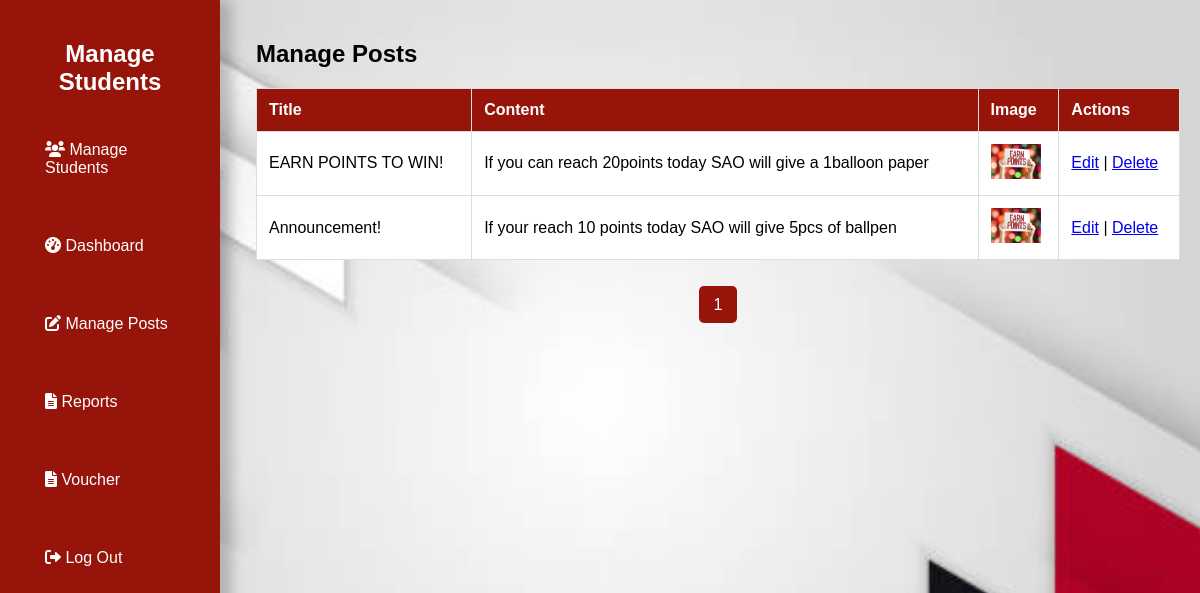
Page /manage_posts.php (signed in) on the committed database.
### tables this page shows
CREATE TABLE `posts` (
  `id` int(11) NOT NULL,
  `title` varchar(255) NOT NULL,
  `content` text NOT NULL,
  `image` varchar(255) DEFAULT NULL,
  `created_at` timestamp NOT NULL DEFAULT current_timestamp()
);

### manage_posts.php (the view, shortened to what this page needs)
<?php
$conn = new mysqli('localhost', 'root', '', 'student_rewards');
$posts_per_page = 10;
$page_posts = isset($_GET['page_posts']) ? intval($_GET['page_posts']) : 1;
$offset_posts = ($page_posts - 1) * $posts_per_page;
$posts_sql = "SELECT id, title, content, image FROM posts LIMIT ? OFFSET ?";
$stmt_posts = $conn->prepare($posts_sql);
$stmt_posts->bind_param("ii", $posts_per_page, $offset_posts);
$stmt_posts->execute();
$posts_result = $stmt_posts->get_result();
?>
<!DOCTYPE html>
<html lang="en">
<head>
    <link rel="stylesheet" href="adminstyle.css">
    <link rel="stylesheet" href="https://cdnjs.cloudflare.com/ajax/libs/font-awesome/6.0.0-beta3/css/all.min.css">
</head>
<body>
    <div class="sidebar">
    <h2>Manage Students</h2>
    <ul>
        <li><a href="admin.php"><i class="fas fa-users"></i> Manage Students</a></li>
        <li><a href="admindash.php"><i class="fas fa-tachometer-alt"></i> Dashboard</a></li>
        <li><a href="manage_posts.php"><i class="fas fa-edit"></i> Manage Posts</a></li>
        <li><a href="reports.php"><i class="fas fa-file-alt"></i> Reports</a></li>
        <li><a href="admin_voucher.php"><i class="fas fa-file-alt"></i> Voucher</a></li>
        <li><a href="logout.php"><i class="fas fa-sign-out-alt"></i> Log Out</a></li>
    </ul>
</div>
    <div class="main-content">
        <h2>Manage Posts</h2>
        <table class="post-table">
            <thead>
                <tr>
                    <th>Title</th>
                    <th>Content</th>
                    <th>Image</th>
                    <th>Actions</th>
                </tr>
            </thead>
            <tbody>
                <?php while ($post = $posts_result->fetch_assoc()): ?>
                    <tr>
                        <td><?php echo htmlspecialchars($post['title']); ?></td>
                        <td><?php echo htmlspecialchars($post['content']); ?></td>
                        <td>
                            <?php if (!empty($post['image'])): ?>
                                <img src="<?php echo htmlspecialchars($post['image']); ?>" alt="Post Image" width="50">
                            <?php endif; ?>
                        </td>
                        <td>
                            <a href="edit_post.php?id=<?php echo $post['id']; ?>">Edit</a> |
                            <a href="manage_posts.php?delete_post=<?php echo $post['id']; ?>" onclick="return confirm('Are you sure you want to delete this post?');">Delete</a>
                        </td>
                    </tr>
                <?php endwhile; ?>
            </tbody>
        </table>
        <div class="pagination">
            <ul>
                <?php
                    $total_posts = $conn->query("SELECT COUNT(*) AS total FROM posts")->fetch_assoc()['total'];
                    $total_posts_pages = ceil($total_posts / $posts_per_page);
                    for ($i = 1; $i <= $total_posts_pages; $i++) {
                ?>
                    <li><a href="?page_posts=<?php echo $i; ?>"><?php echo $i; ?></a></li>
                <?php } ?>
            </ul>
        </div>
    </div>
</body>
</html>

### adminstyle.css (style rules this page uses)
body { font-family: Arial, sans-serif; margin: 0; padding-left: 3%; background: url("rwbg.jpg") no-repeat center center fixed; background-size: cover; color: rgb(0, 0, 0); }
.sidebar { width: 200px; height: 100%; background-color: #96140a; padding: 20px; position: fixed; top: 0; left: 0; transition: all 0.3s ease; box-shadow: 12px 0 12px rgba(0, 0, 0, 0.2); }
.sidebar h2 { color: white; text-align: center; }
.sidebar ul { list-style: none; padding: 0; }
.sidebar li { margin-bottom: 10px; }
.sidebar a { text-decoration: none; color: white; padding: 25px; display: block; transition: background 0.3s; }
.main-content { margin-left: 220px; padding: 20px; transition: margin-left 0.3s ease; }
table { width: 100%; border-collapse: collapse; background-color: white; }
th, td { border: 1px solid #ddd; padding: 12px; text-align: left; }
th { background-color: #96140a; color: white; }
.pagination { text-align: center; margin: 20px 0; }
.pagination a { padding: 8px 16px; background-color: #96140a; color: white; text-decoration: none; border-radius: 4px; margin: 0 5px; }
.pagination { display: flex; justify-content: center; margin-top: 20px; }
.pagination ul { list-style-type: none; padding: 0; display: flex; gap: 10px; }
.pagination li { display: inline; }
.pagination a { text-decoration: none; padding: 10px 15px; background-color: #96140a; color: white; border-radius: 5px; transition: background-color 0.3s; }
@media (max-width: 1200px) { .sidebar { width: 180px; } }
@media (max-width: 1200px) { .main-content { margin-left: 200px; } }
@media (max-width: 1200px) { .sidebar a { font-size: 16px; } }

### rows in the picture
posts: title "EARN POINTS TO WIN!", content "If you can reach 20points today SAO will give a 1balloon paper", image (picture)
posts: title "Announcement!", content "If your reach 10 points today SAO will give 5pcs of ballpen", image (picture)
